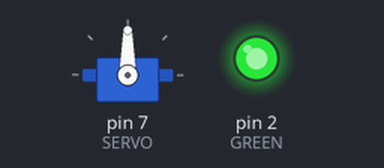
Simulated run of this sketch. Board: Arduino Uno, built with avr-gcc and run on an emulated ATmega328P. Parts: servo, output pins drawn as LEDs (lit = HIGH). Pins used as bus, display or sensor lines are not drawn.

Above: at 0.01 s.
At 0.7 s:
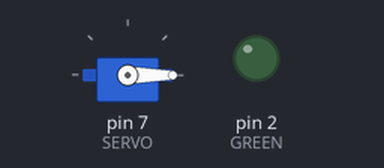
Timing chart, 0 to 2.2 s (numbered marks = the images above):
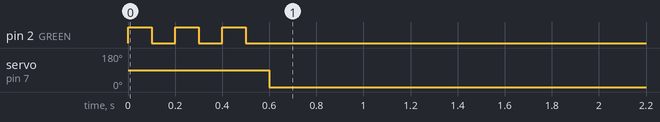

The sketch:

main.ino
```cpp
#include <Servo.h>

//pin and constant definitions
#define BUTTON 0
#define RED 1
#define GREEN 2
#define SENSOR A1
#define SERVO 7
#define THRESHOLD 800

//global variables and objects
Servo servo;
unsigned char mode = 0;
unsigned int counter;
unsigned char time;
int now;
int prev;
unsigned char pos;

void setup() {

  //setting up different components
  pinMode(BUTTON,INPUT);
  pinMode(RED,OUTPUT);
  pinMode(GREEN,OUTPUT);
  pinMode(SENSOR,INPUT);
  Serial.begin(9600);
  servo.attach(SERVO);

  //initial blinking upon reset
  for(int i=0; i<3; i++)
  {
    digitalWrite(GREEN,HIGH);
    digitalWrite(RED,HIGH);
    delay(100);
    digitalWrite(GREEN,LOW);
    digitalWrite(RED,LOW);
    delay(100);
  }
}

void loop() {

  servo.write(0);

//   //two variables to count the time an iteration takes
//  prev = now;
//  now = micros();
//  //reading the brightness level from the sensor
//  unsigned short brightness = analogRead(SENSOR);
//
////switch between the two modes
//  switch(mode)
//  {
//    case 0:
//    {
//      //devided brightness (max 1023) by 5.7 to fit
//      //in the servo.write function which takes (max 180)
//      //1023/180 = 5.7
//      pos = brightness/5.7;
//      servo.write(pos);
//
//      if(digitalRead(BUTTON)==1)
//      {
//        mode = 1;
//        digitalWrite(GREEN,HIGH);
//        servo.write(179);
//        pos = 179;
//        time = 0;
//        //delay for preventing rapid switching between modes
//        delay(200);
//      }
//
//    }
//    break;
//    case 1:
//    {
//      if(brightness>THRESHOLD && pos>0)
//      {
//
//       counter++;
//       //timer for 30 seconds using 10^6 micros / iteration time (now-prev)
//       if(counter>=1000000/(now-prev))
//       {
//        counter = 0;
//        time++;
//       }
//       //when time is 30 seconds position should be zero
//       pos = 180 - (6*time);
//       servo.write(pos);
//      }
//
//      else if(pos==0)
//      {
//        digitalWrite(RED,HIGH);
//        digitalWrite(GREEN,LOW);
//      }
//
//      if(digitalRead(BUTTON)==1)
//      {
//        mode = 0;
//        digitalWrite(RED,LOW);
//        digitalWrite(GREEN,LOW);
//        //delay for preventing rapid switching between modes
//        delay(200);
//      }
//    }
//  }
//
}
```

Measured:
- by itself, servo on pin 7 (SERVO): 90° → 0° at 0.60 s
